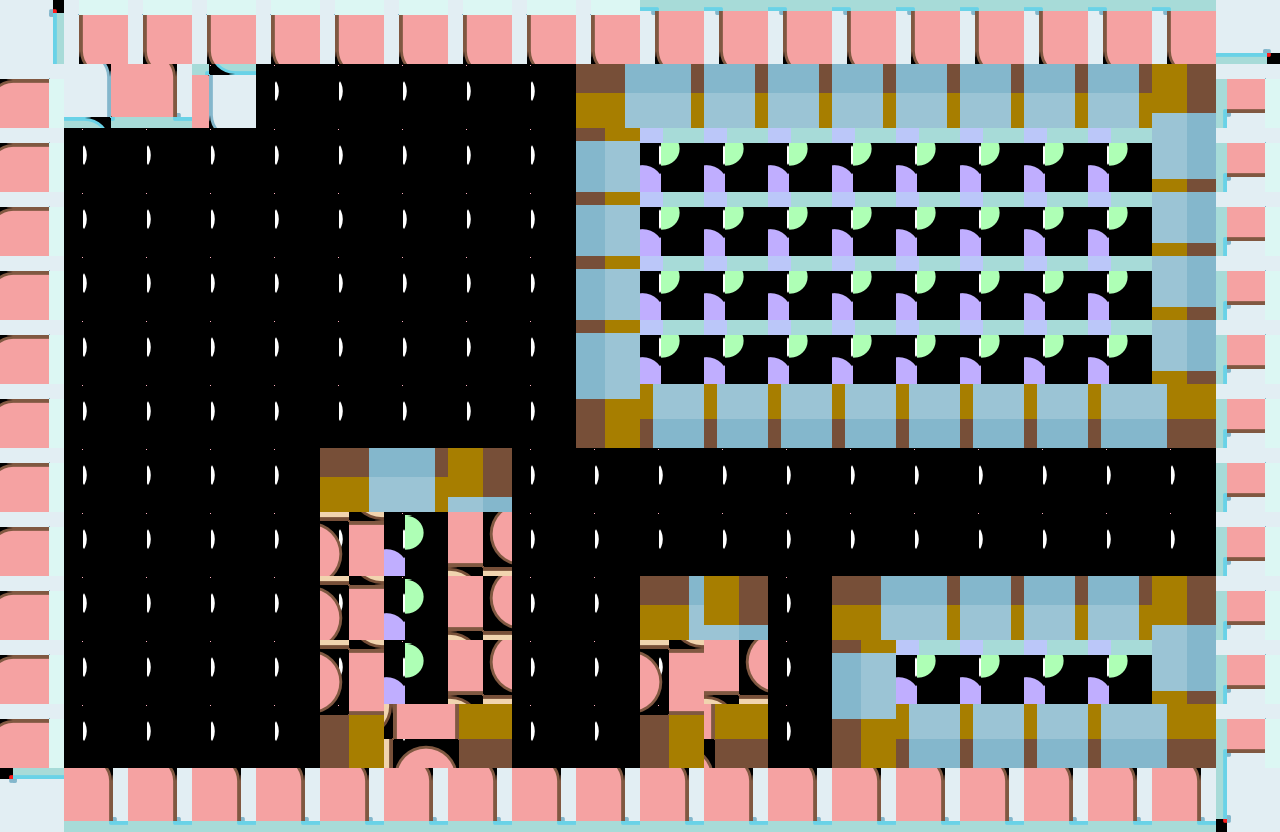

Tiled map render using the project's own tile images. Description and the map definition, with tile-layer contents summarised, below:
An orthogonal 20x13 tile map with 64x64 px tiles, 3 tile layers (Capa de Patrones 1, Capa de patrones 2, nowallies) and 15 objects (8x ET_WALL_NOPORTAL, ET_PRINCESS, ET_PLAYER, ET_SPIKES).

<map height="13" orientation="orthogonal" tileheight="64" tilewidth="64" version="1.0" width="20"><properties><property name="blended tiles" value="16,30,31,32,33,35,36,38,39,41,42,43,44,45,48,49,51,52,54,55,57,58,59,60,61,62,63,64,65,67,68,69,70,71,73,74,75,76,77,78,79,81,83,84,85,86,87,89,90,91,92,93,94,95,96,97,99,100,101,102,103,104,105,106,107,108,109,110,111,112,113,115,116,117,118,119,120,121,122,123,124,125,126,127,128,142,143,144,145,146,147,148,149,150,151,152,153,154,155,156,157,158,159,160,161,162,163,164,165,166,167,168,169,172,173,174,175,176,177,178,179,180,181,182,183,184,185,186,187,188,189,190,191,192,193,194,195,196,197,198,199,200,201,202,203,204,205,206,207,208,209,210,211,212,213,214,215,216,217,218,219,220,221,222,223,224,227,228,229,230,231,232,233,234,235,236,237,238,239,240,243,244,245,246,247,248,249,250,251,252,253,254,255,256" /></properties>
 <tileset firstgid="1" name="tilemapinkscape" tileheight="64" tilewidth="64">
  <image height="1024" source="tilemapinkscape.png" trans="000000" width="1024" />
 </tileset>
 <layer height="13" name="Capa de Patrones 1" width="20">
  <data>[260 cells, 260 non-empty, 1 distinct tile ids]</data>
 </layer>
 <layer height="13" name="Capa de patrones 2" width="20">
  <data>[260 cells, 164 non-empty, 6 distinct tile ids]</data>
 </layer>
 <layer height="13" name="nowallies" width="20">
  <data>[260 cells, 115 non-empty, 5 distinct tile ids]</data>
 </layer>
 <objectgroup height="13" name="Capa de Objetos 1" width="20">
  <object height="832" name="ET_WALL_NOPORTAL" width="64" x="0" y="0" />
  <object height="64" name="ET_WALL_NOPORTAL" width="1216" x="64" y="0" />
  <object height="768" name="ET_WALL_NOPORTAL" width="64" x="1216" y="64" />
  <object height="64" name="ET_WALL_NOPORTAL" width="896" x="320" y="768" />
  <object height="192" name="ET_WALL_NOPORTAL" width="384" x="832" y="576" />
  <object height="64" name="ET_WALL_NOPORTAL" width="128" x="640" y="576" />
  <object height="128" width="128" x="640" y="640" />
  <object height="256" width="192" x="320" y="512" />
  <object height="64" name="ET_WALL_NOPORTAL" width="192" x="320" y="448" />
  <object height="64" width="192" x="64" y="64" />
  <object height="384" name="ET_WALL_NOPORTAL" width="640" x="576" y="64" />
  <object height="64" name="ET_PRINCESS" width="64" x="1152" y="512" />
  <object height="64" name="ET_PLAYER" width="64" x="128" y="640" />
  <object height="64" width="256" x="64" y="768" />
  <object height="64" name="ET_SPIKES" width="64" x="768" y="704" />
 </objectgroup>
</map>
